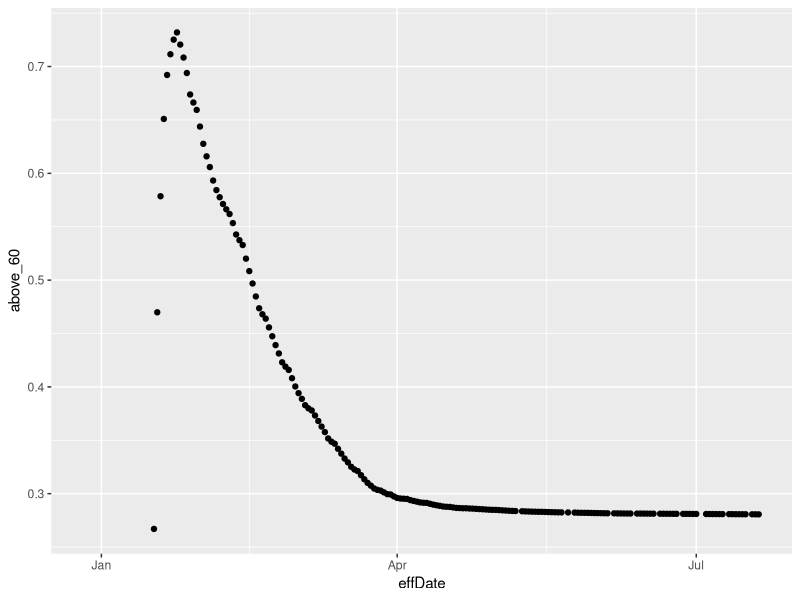
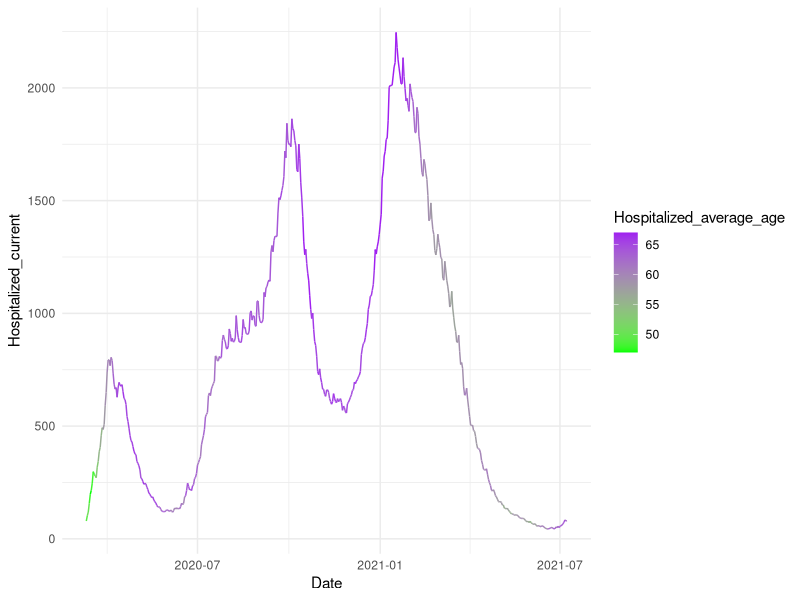
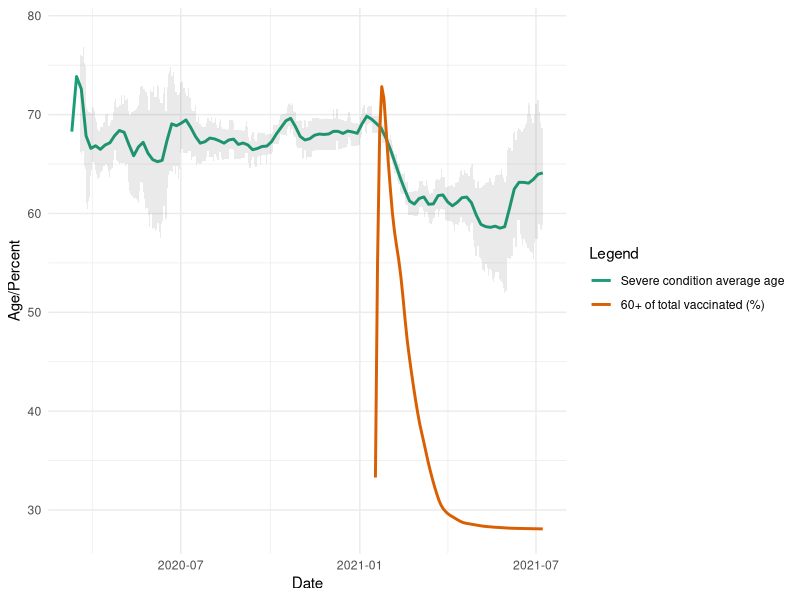

These charts were generated, in order, by the following R code:
## ---- chunk 1
library(tidyverse)
library(RColorBrewer)
vaxfull <- read_csv("vaccinated-per-day-2021-07-13.csv", na = "<15")
vaxfull[is.na(vaxfull)] <- 7.5

# Group by age group and compute cumsum
vaxfull <- vaxfull %>% group_by(age_group) %>% mutate(cum_second_dose = cumsum(second_dose)) %>% ungroup()

# Shift the date to one week after second dose
vaxfull <- vaxfull %>% mutate(effDate = VaccinationDate + 7)

# Pivot to longer with age group as columns, effDate as index and cum_second_dose as values
prots <- pivot_wider(vaxfull, id_cols = effDate, names_from = age_group, values_from = cum_second_dose)
prots <- mutate(prots, above_60 = (`60-69`+`70-79`+`80-89`+`90+`) / (`20-29`+`30-39`+`40-49`+`50-59`+`60-69`+`70-79`+`80-89`+`90+`))
ggplot(prots, aes(effDate, above_60)) + geom_point()
## ---- chunk 2
library(readxl)
hosp_data <- read_excel("corona_hospitalization_ver_00304.xlsx", col_names = c("Date", "Hospitalized_current", "Hospitalized_Female_perc", "Hospitalized_average_age", "Hospitalized_SD_age", "Ventilated_current", "Ventilated_Female_perc", "Ventilated_average_age", "Ventilated_SD_age", "Good_condition_current", "Good_condition_Female_perc", "Good_condition_average_age", "Good_condition_SD_age", "Fair_condition_current", "Fair_condition_Female_perc", "Fair_condition_average_age", "Fair_condition_SD_age", "Severe_condition_current", "Severe_condition_Female_perc", "Severe_condition_average_age", "Severe_condition_SD_age", "Severe_condition_total"), skip = 1, na = "<15")

# Plot the trend
ggplot(hosp_data, aes(Date, Hospitalized_current, color = Hospitalized_average_age)) + geom_line() + theme_minimal() +scale_color_gradient(low="green", high="purple")

# Plot the average age and the percentage of people above 60 vaccinated out of total population over 20
hosp_data <- left_join(hosp_data, select(prots, effDate, above_60), by = c("Date"="effDate"))
hosp_data <- mutate(hosp_data, 
                    severe_age_upper = Severe_condition_average_age + (Severe_condition_SD_age/sqrt(Severe_condition_current))*1.962,
                    severe_age_lower = Severe_condition_average_age - (Severe_condition_SD_age/sqrt(Severe_condition_current))*1.962,
                    )
pal <- RColorBrewer::brewer.pal(2, name = "Dark2")
ggplot(hosp_data, aes(Date, Severe_condition_average_age, ymax=severe_age_upper, ymin=severe_age_lower)) + geom_smooth(aes(color=pal[1]), size=1, method = "loess", se = F, n=100, span=0.05) + geom_ribbon(alpha=0.1) + geom_smooth(aes(y=above_60*100, color = pal[2]), size=1, method="loess", span=0.1, se=F) + ylab("Age/Percent") + scale_color_manual(name = "Legend", values = pal[1:2], labels=c("Severe condition average age", "60+ of total vaccinated (%)")) + theme_minimal()
